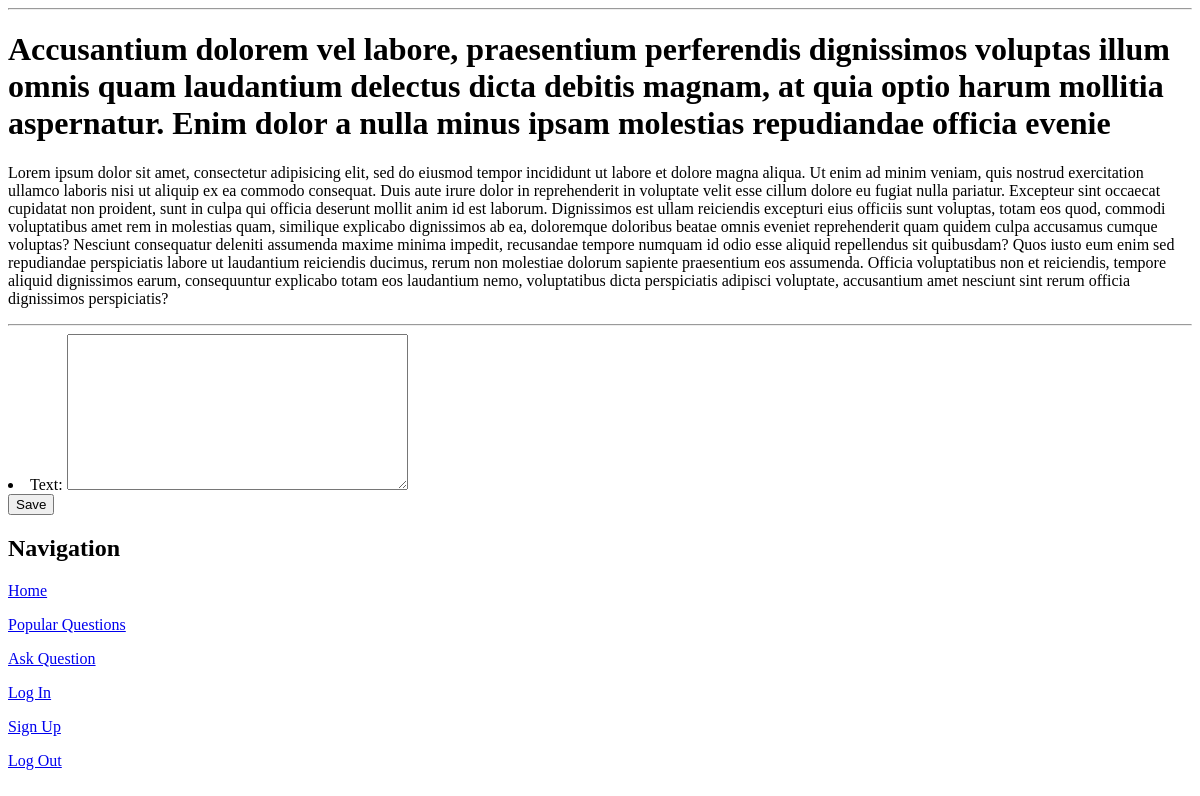
Page /question/40/ on the earlier database version.
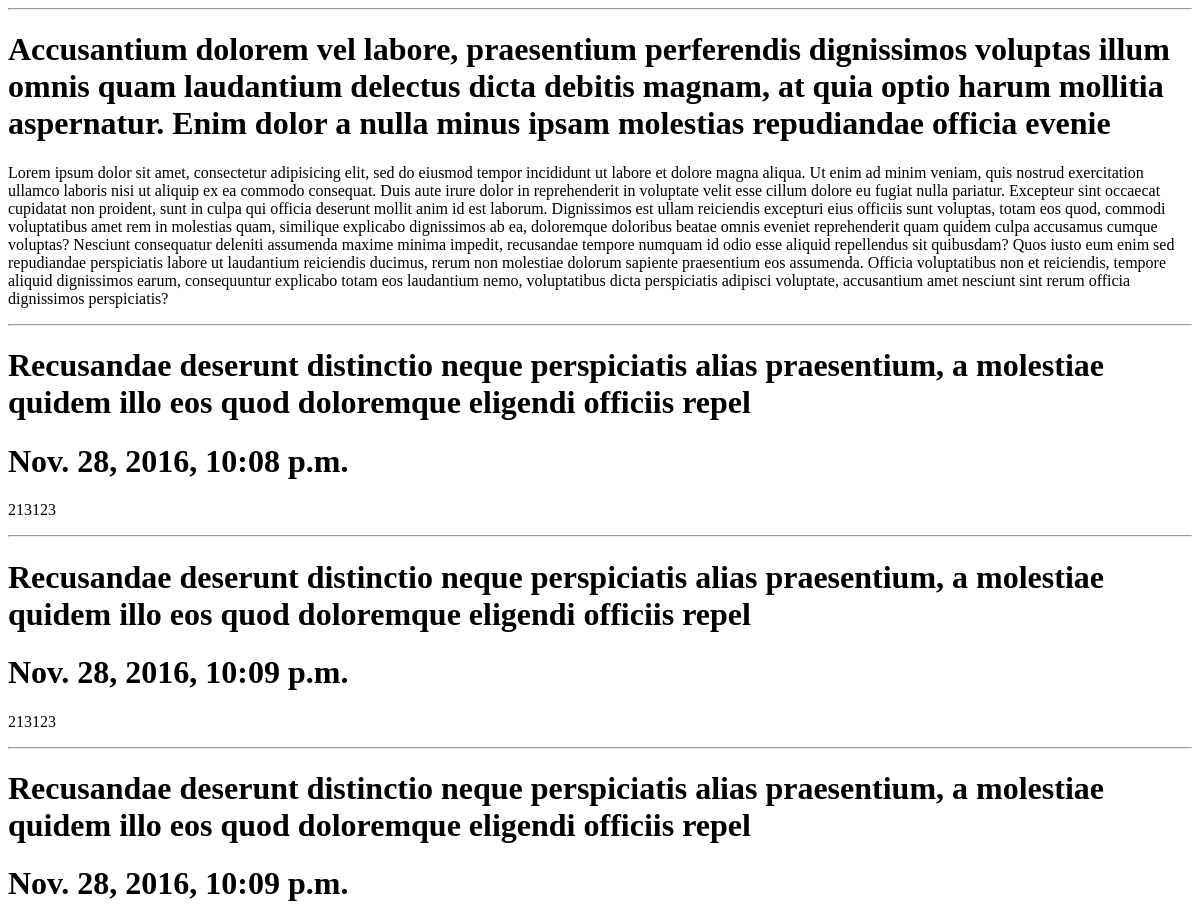
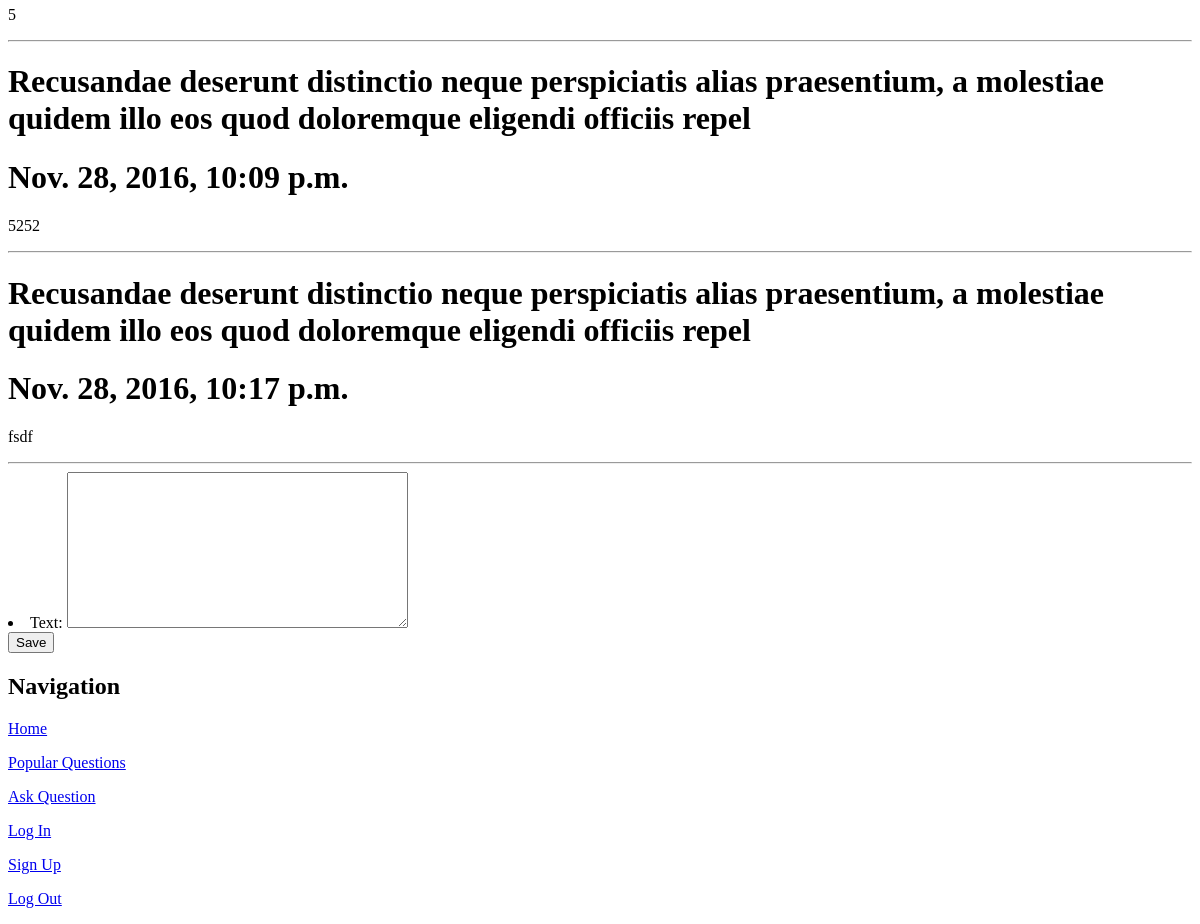
Same page on the later database version (2 pictures, top to bottom).
### qa/models.py (models this page shows, shortened)
class Question(models.Model):
    objects = QuestionManager()
    title = models.CharField(max_length=255)
    text = models.TextField()
    added_at = models.DateTimeField(auto_now_add=True)
    rating = models.IntegerField(default=0)
    author = models.ForeignKey(User, related_name="question_author")
    likes = models.ManyToManyField(User, related_name="question_like", blank=True)
    class Meta:
        ordering = ('-added_at',)

class Answer(models.Model):
    text = models.TextField()
    added_at = models.DateTimeField(auto_now_add=True)
    question = models.ForeignKey(Question)
    author = models.ForeignKey(User, related_name='answer_author')
    class Meta:
        ordering = ('added_at',)

### qa/views.py (the view)
# urls.py: url(r'^question/(?P<pk>\d+)/', question, name='question'),
def question(request, pk):
    qst = get_object_or_404(Question, id=pk)
    answers = qst.answer_set.all()
    form = AnswerForm(initial={'question': str(pk)})
    return render(request, 'question.html', {
        'question': qst,
        'answers': answers,
        'form': form,
    })

### qa/forms.py (shortened to what this page needs)
class AnswerForm(forms.Form):
    text = forms.CharField(widget=forms.Textarea)
    question = forms.IntegerField(widget=forms.HiddenInput)

### qa/templates/question.html (shortened to what this page needs)
{% extends "base.html" %}
{% block content %}
    <hr>
    <h1>{{ question.title }}</h1>
    <p>{{ question.text }}</p>
    <hr>
    {% for answer in answers %}
	   <h1>{{ answer.author }}</h1>
    	<h1>{{ answer.added_at }}</h1>
	   <p>{{ answer.text }}</p>
	   <hr>
    {% endfor %}
    <form method="POST" action="/answer/">
        {{ form.as_ul }}
        <button type="submit">Save</button>
    </form>
{% endblock %}

### qa/templates/base.html (shortened to what this page needs)
<!DOCTYPE html>
<html>
<head>
</head>
    <body>
        {% block content %}{% endblock %}
         <div class="sidebar">
             {% block sidebar %}
                 <h2>Navigation</h2>
                 <p><a href="/">Home</a></p>
                 <p><a href="/popular/">Popular Questions</a></p>
                 <p><a href="/ask/">Ask Question</a></p>
                 <p><a href="/login/">Log In</a></p>
                 <p><a href="/signup/">Sign Up</a></p>
                 <p><a href="/logout/">Log Out</a></p>
             {% endblock %}
         </div>
    </body>
</html>

Differences in the rows shown:
added Answer: author "Recusandae deserunt distinctio neque perspiciatis alias praesentium, a molestiae quidem illo eos quod doloremque eligendi officiis repel", added_at "Nov. 28, 2016, 10:08 p.m.", text "213123"
added Answer: author "Recusandae deserunt distinctio neque perspiciatis alias praesentium, a molestiae quidem illo eos quod doloremque eligendi officiis repel", added_at "Nov. 28, 2016, 10:09 p.m.", text "213123"
added Answer: author "Recusandae deserunt distinctio neque perspiciatis alias praesentium, a molestiae quidem illo eos quod doloremque eligendi officiis repel", added_at "Nov. 28, 2016, 10:09 p.m.", text "5"
added Answer: author "Recusandae deserunt distinctio neque perspiciatis alias praesentium, a molestiae quidem illo eos quod doloremque eligendi officiis repel", added_at "Nov. 28, 2016, 10:09 p.m.", text "5252"
added Answer: author "Recusandae deserunt distinctio neque perspiciatis alias praesentium, a molestiae quidem illo eos quod doloremque eligendi officiis repel", added_at "Nov. 28, 2016, 10:17 p.m.", text "fsdf"
